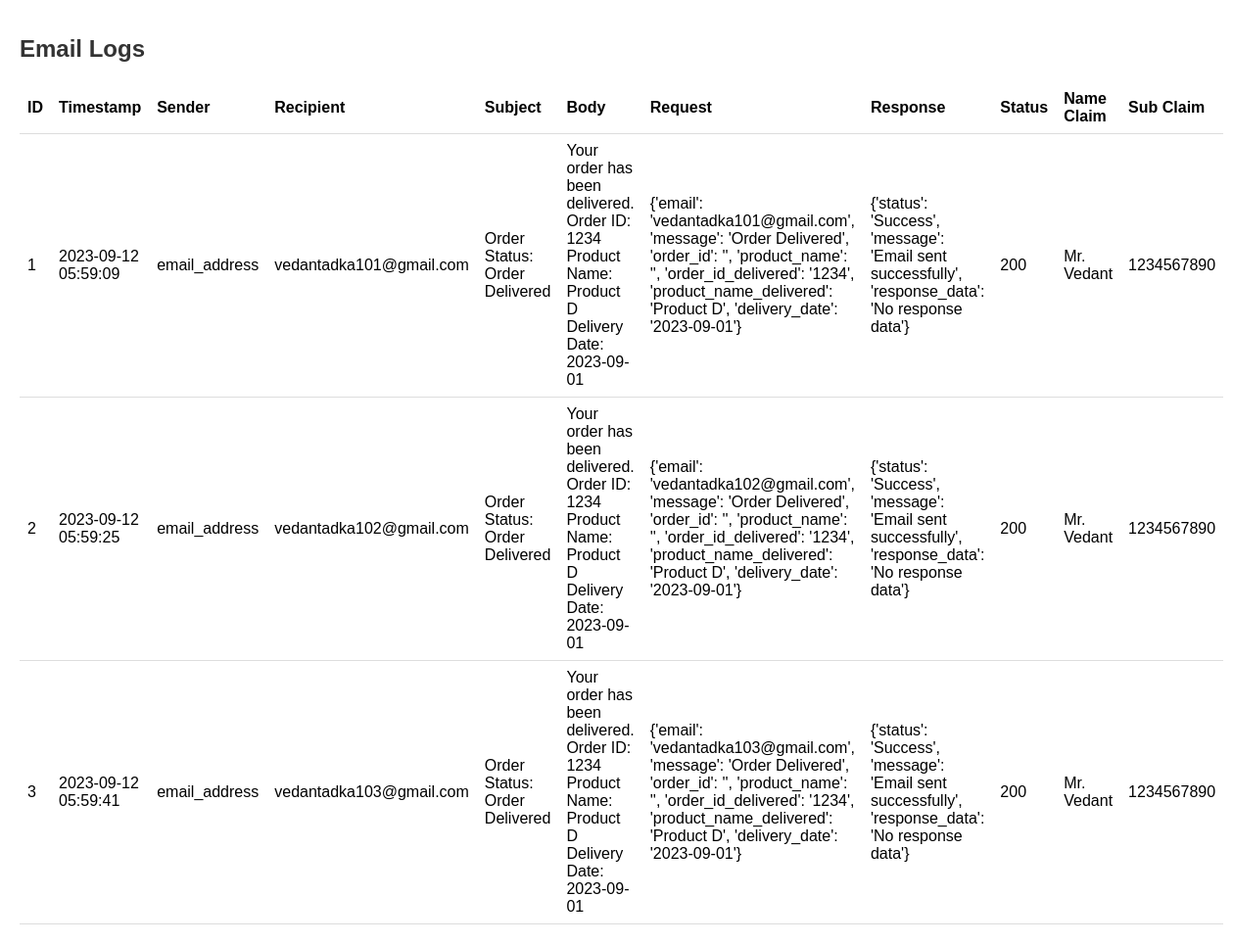
The page /email_logs on the database its author committed.
### tables this page shows
CREATE TABLE email_logs (
            id INTEGER PRIMARY KEY AUTOINCREMENT,
            timestamp TIMESTAMP DEFAULT CURRENT_TIMESTAMP,
            sender_email TEXT,
            recipient_email TEXT,
            subject TEXT,
            body TEXT,
            request TEXT,
            response TEXT,
            status TEXT,
            name_claim TEXT,  -- Add the name_claim column
            sub_claim TEXT    -- Add the sub_claim column
        );

### app.py (the view)
@app.route('/email_logs')
def email_logs():
    conn = get_db()
    cursor = conn.execute("SELECT * FROM email_logs")
    logs = cursor.fetchall()
    return render_template('email_logs.html', logs=logs)

### app.py (called while the page is built)
def get_db(db_name='email_logs.db'):
    if not hasattr(db, 'conn'):
        db.conn = sqlite3.connect(db_name)
    return db.conn

def close_connection(exception):
    conn = getattr(db, 'conn', None)
    if conn is not None:
        conn.close()

### templates/email_logs.html (shortened to what this page needs)
<!DOCTYPE html>
<html>
<head>
</head>
<body>
    <h1>Email Logs</h1>
    <table>
        <tr>
            <th>ID</th>
            <th>Timestamp</th>
            <th>Sender</th>
            <th>Recipient</th>
            <th>Subject</th>
            <th>Body</th>
            <th>Request</th>
            <th>Response</th>
            <th>Status</th>
            <th>Name Claim</th>
            <th>Sub Claim</th>
        </tr>
        {% for log in logs %}
        <tr>
            <td>{{ log[0] }}</td>
            <td>{{ log[1] }}</td>
            <td>{{ log[2] }}</td>
            <td>{{ log[3] }}</td>
            <td>{{ log[4] }}</td>
            <td>{{ log[5] }}</td>
            <td>{{ log[6] }}</td>
            <td>{{ log[7] }}</td>
            <td>{{ log[8] }}</td>
            <td>{{ log[9] }}</td>
            <td>{{ log[10] }}</td>
        </tr>
        {% endfor %}
    </table>
</body>
</html>

### templates/email_logs.html (style rules this page uses)
body { font-family: Arial, sans-serif; margin: 0; padding: 20px; }
table { width: 100%; border-collapse: collapse; margin-top: 20px; }
th, td { padding: 8px; text-align: left; border-bottom: 1px solid #ddd; }
h1 { font-size: 24px; color: #333; margin-bottom: 10px; }

### rows shown on the page
email_logs: id "1", timestamp "2023-09-12 05:59:09", sender_email "email_address", recipient_email "vedantadka101@gmail.com", subject "Order Status: Order Delivered", body "Your order has been delivered. Order ID: 1234 Product Name: Product D Delivery Date: 2023-09-01", request "{'email': 'vedantadka101@gmail.com', 'message': 'Order Delivered', 'order_id': '', 'product_name': '', 'order_id_delivered': '1234', 'product_name_delivered': 'Product D', 'delivery_date': '2023-09-01'}", response "{'status': 'Success', 'message': 'Email sent successfully', 'response_data': 'No response data'}", status "200", name_claim "Mr. Vedant", sub_claim "1234567890"
email_logs: id "2", timestamp "2023-09-12 05:59:25", sender_email "email_address", recipient_email "vedantadka102@gmail.com", subject "Order Status: Order Delivered", body "Your order has been delivered. Order ID: 1234 Product Name: Product D Delivery Date: 2023-09-01", request "{'email': 'vedantadka102@gmail.com', 'message': 'Order Delivered', 'order_id': '', 'product_name': '', 'order_id_delivered': '1234', 'product_name_delivered': 'Product D', 'delivery_date': '2023-09-01'}", response "{'status': 'Success', 'message': 'Email sent successfully', 'response_data': 'No response data'}", status "200", name_claim "Mr. Vedant", sub_claim "1234567890"
email_logs: id "3", timestamp "2023-09-12 05:59:41", sender_email "email_address", recipient_email "vedantadka103@gmail.com", subject "Order Status: Order Delivered", body "Your order has been delivered. Order ID: 1234 Product Name: Product D Delivery Date: 2023-09-01", request "{'email': 'vedantadka103@gmail.com', 'message': 'Order Delivered', 'order_id': '', 'product_name': '', 'order_id_delivered': '1234', 'product_name_delivered': 'Product D', 'delivery_date': '2023-09-01'}", response "{'status': 'Success', 'message': 'Email sent successfully', 'response_data': 'No response data'}", status "200", name_claim "Mr. Vedant", sub_claim "1234567890"
